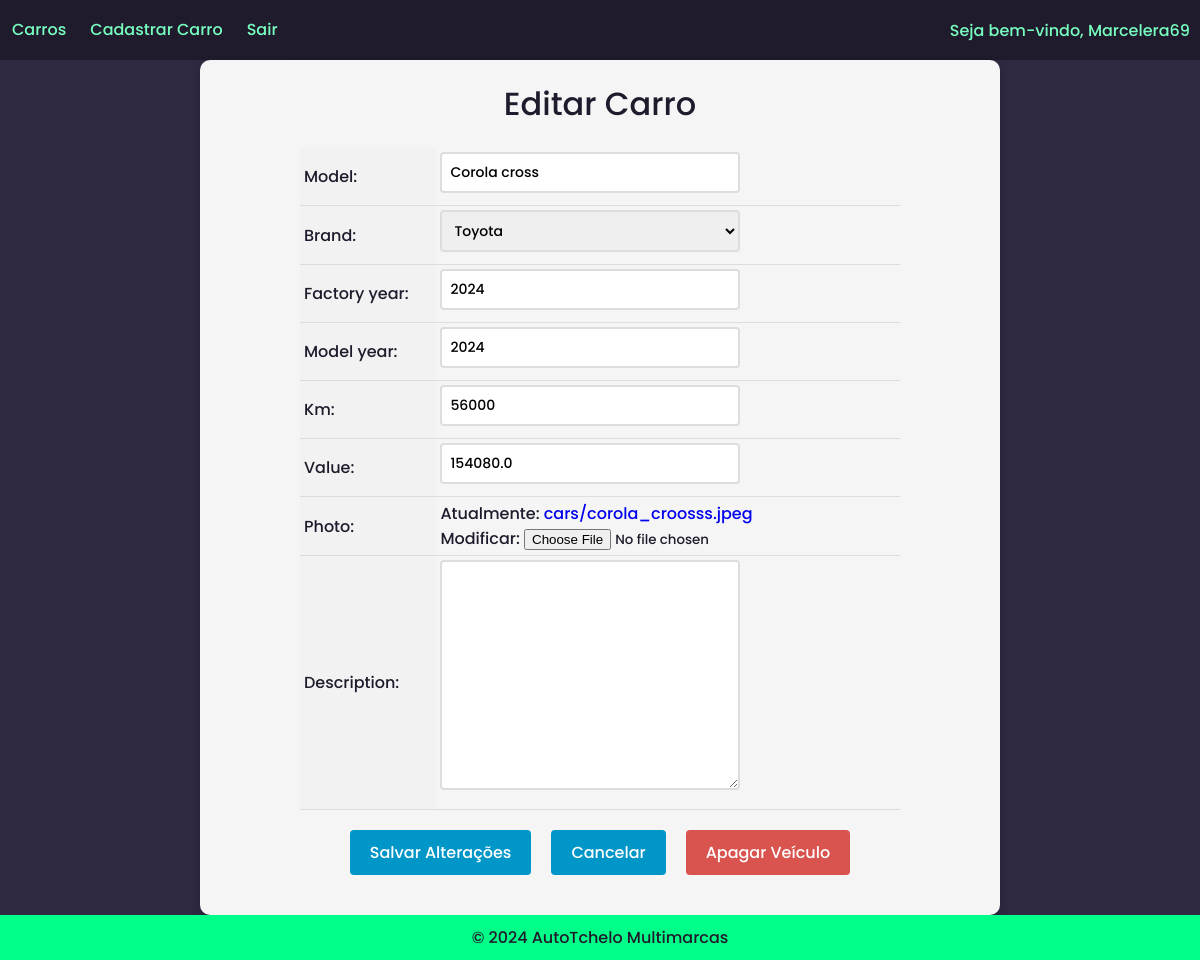
Screenshot of /car/19/update (signed in) with the database file from the repository.
### cars/models.py (models this page shows, shortened)
class Car(models.Model):
    id = models.AutoField(primary_key=True)
    model = models.CharField(max_length=200)
    brand = models.ForeignKey(Brand, on_delete=models.PROTECT, related_name='car_brand')
    factory_year= models.IntegerField()
    model_year= models.IntegerField()
    km = models.IntegerField()
    value= models.FloatField()
    photo = models.ImageField(upload_to='cars/')
    description = models.TextField(max_length=1500, blank=True, null=True)

class Brand(models.Model):
    id = models.AutoField(primary_key=True)
    name = models.CharField(max_length=200)
    def __str__(self):
        return self.name

### cars/views.py (the view, shortened to what this page needs)
# urls.py: path('car/<int:pk>/update', CarUpdateView.as_view(), name='car_update'),
@method_decorator(login_required(login_url='login'), name='dispatch')
class CarUpdateView(UpdateView):
    model = Car
    form_class = CarForm
    template_name = 'car_update.html'

### cars/forms.py (shortened to what this page needs)
class CarForm(forms.ModelForm):
    class Meta():
        model = Car
        fields = '__all__'

### cars/templates/car_update.html (shortened to what this page needs)
{% extends "base.html" %}
{% block content %}
  <form method="post" enctype="multipart/form-data">
    <h1>Editar Carro</h1>
    <table>
      {{ form.as_table }}
    </table>
    <div>
      <div class="buttons-container">
        <input type="submit" value="Salvar Alterações" class="btn btn-primary">
        <a href="{% url 'cars_list' %}" class="btn btn-secondary">Cancelar</a>
        <a href="{% url 'car_delete' pk=object.pk %}" class="btn btn-danger">Apagar Veículo</a>
       </div>
      </div>
  </form>
{% endblock %}

### app/templates/base.html (shortened to what this page needs)
<!DOCTYPE html>
<html lang="pt-br">
<head>
</head>
<body>
  <header>
    <nav>
      <div class="botoes-navegacao" id="botoes">
        <ul>
          <li><a href="{% url 'cars_list' %}">Carros</a></li>
          {% if user.is_authenticated %}
            <li><a href="{% url 'new_car' %}">Cadastrar Carro</a></li>
            <li><a href="{% url 'logout' %}">Sair</a></li>
          {% endif %}
        </ul>
      </div>
      {% if user.is_authenticated %}
      <div class="bemvindo-user">
        <p>Seja bem-vindo, {{user.username}}</p>
      </div>
      {% endif %}
    </nav>
  </header>
  <main>
    {% block content %}
    {% endblock %}
  </main>
  <footer>
    <p>&copy; 2024 AutoTchelo Multimarcas</p>
  </footer>
</body>
</html>

### app/templates/base.html (style rules this page uses)
* { margin: 0px; padding: 0px; box-sizing: border-box; font-family: "Poppins", sans-serif; font-weight: 500; font-style: normal; }
body { font-family: 'Poppins', sans-serif; background-color: #f7f7f7; color: #201b2c; margin: 0; padding: 0; }
header { background-color: #0096c7; color: #fff; text-align: center; }
footer { background-color: #00ff88; color: #201b2c; text-align: center; }
footer > p { padding: 10px; margin: 0px; }
nav { display: flex; justify-content: space-between; align-items: center; background-color: #201b2c; color: #fff; height: 60px; box-shadow: 0px 5px 7px #0000001c; z-index: 0; }
nav ul { list-style: none; margin: 0; padding: 0; display: flex; }
nav ul li { margin: 2px; padding: 0px; padding: 16px 10px; transition: all 0.1s ease; border-bottom: 2px solid #201b2c ; }
nav ul li a { color: #77ffc0; text-decoration: none; font-size: 16px; border-radius: 2px; display: block; transition: all 0.3s ease; }
div.bemvindo-user { font-size: medium; color: #77ffc0; padding: 0px 10px; }

### cars/templates/car_update.html (style rules this page uses)
body { background-color: #2f2841; }
main { background-color: #2f2841; }
form { max-width: 800px; margin: 0 auto; padding: 20px; background-color: #f5f5f5; border-radius: 10px; box-shadow: 0 2px 6px rgba(0, 0, 0, 0.2); }
form h1 { font-size: 2rem; margin-bottom: 20px; text-align: center; }
table { margin: 0 auto; border-collapse: collapse; width: 100%; max-width: 600px; }
th, td { padding: 4px; text-align: left; border-bottom: 1px solid #ddd; }
th { background-color: #f2f2f2; }
input[type="text"], input[type="number"], select, textarea { padding: 8px; font-size: 14px; border: 2px solid #ddd; border-radius: 4px; width: 100%; max-width: 300px; margin-bottom: 8px; transition: border-bottom-color 0.3s ease-in-out; }
.btn { background-color: #0096c7; color: #fff; border: none; padding: 10px 20px; font-size: 16px; border-radius: 4px; cursor: pointer; transition: background-color 0.3s ease-in-out; }
.buttons-container { display: flex; justify-content: center; margin-top: 20px; margin-bottom: 20px; }
.btn { display: inline-block; background-color: #0096c7; color: #fff; border: none; padding: 10px 20px; font-size: 16px; border-radius: 4px; cursor: pointer; transition: background-color 0.2s ease-in-out; margin: 0 10px; }
.btn-danger { background-color: #d9534f; text-decoration: none !important; }
a { text-decoration: none !important; }

### rows the page displays
Car: model "Corola cross", brand "Toyota", factory_year "2024", model_year "2024", km "56000", value "154080.0"

### other values shown
{{ user.username }} "Marcelera69"
